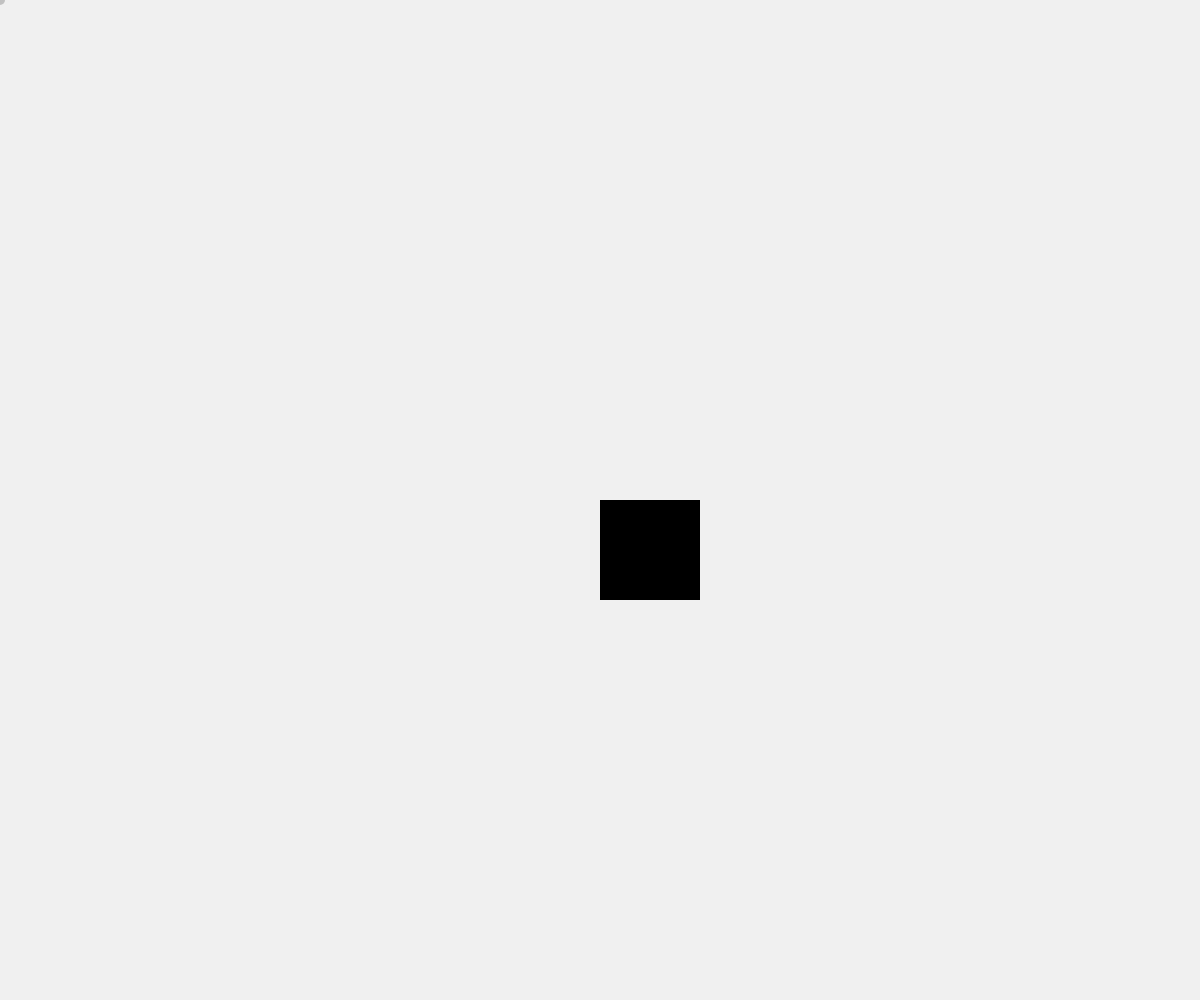
Frame 1 (no input)
Frame 60 (no input): identical to frame 1, image omitted
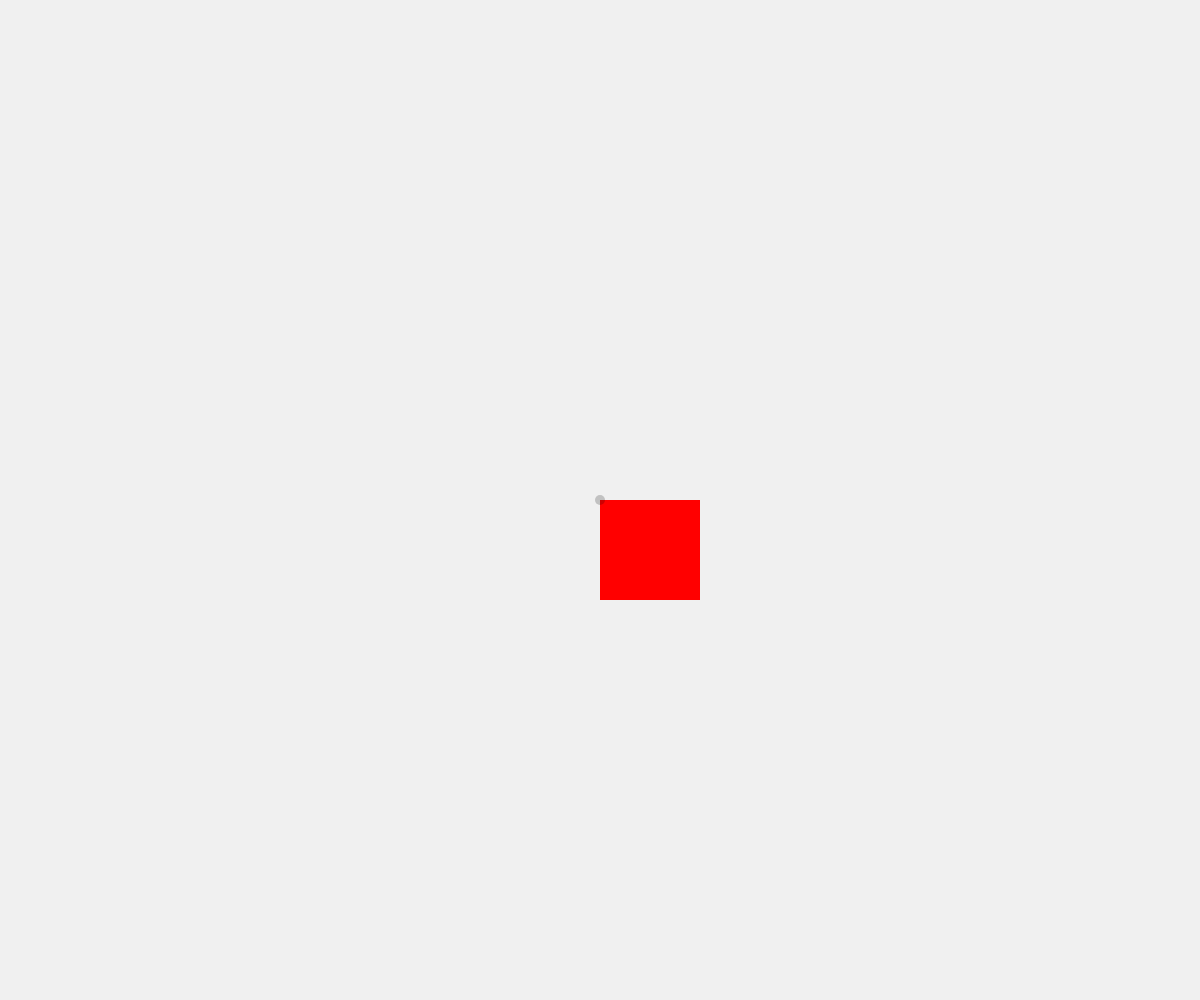
Frame 120 (the mouse pressed at the canvas centre since frame 60)

The p5.js sketch that drew these frames (run headless with seeded random() and noise() and a simulated clock; from frame 60 on, the mouse is pressed at the canvas centre):

// p5.js sketch
// ── sketch.js
// 点と長方形の衝突判定
// reference: http://jeffreythompson.org/collision-detection/point-rect.php

// 点と長方形の衝突判定を行うには下記のテストを行う必要がある
// 点のX座標は長方形の左辺よりも右にあるか
// 点のX座標は長方形の右辺よりも左にあるか
// 点のY座標は長方形の上辺よりも下にあるか
// 点のY座標は長方形の下辺よりも上にあるか
// これらがすべてtrueとなった場合、点は長方形の内部にあるといえる


let rectSize = 100;
let pointSize = 10;
let targetColor;
let bgColor = 240;

const pointRectIsCollision = (px, py, rx, ry, rw, rh) => {
	if (
		px >= rx &&
		px <= rx + rw &&
		py >= ry &&
		py <= ry + rh
	) {
		return true;
	}
	return false;
}

function setup() {
	createCanvas(windowWidth, windowHeight);
	noStroke();
}

function draw() {
	let mouse = createVector(mouseX, mouseY);
	let target = createVector(width / 2, height / 2);

	let detect = pointRectIsCollision(
		mouse.x, mouse.y, int(target.x), int(target.y), rectSize, rectSize
	);

	if (detect) {
		targetColor = color(255, 0, 0);
	} else {
		targetColor = 0;
	}

	background(bgColor);
	fill(targetColor);
	rect(target.x, target.y, rectSize);
	fill(0, 50);
	ellipse(mouse.x, mouse.y, pointSize);
}
